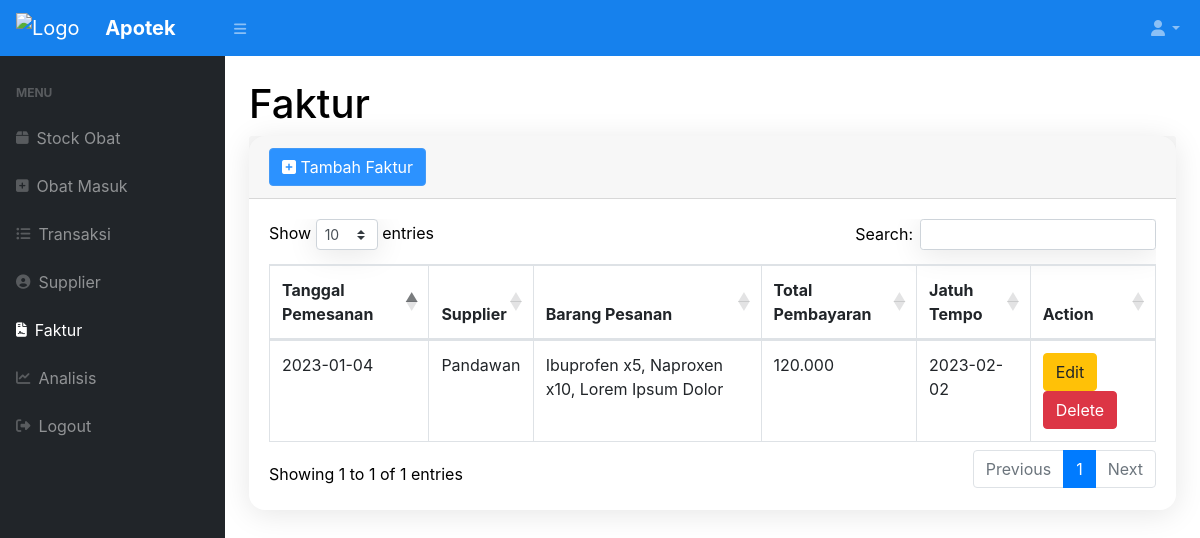
The page /faktur.php (signed in) on the database its author committed.
### tables this page shows
CREATE TABLE `faktur` (
  `id_faktur` int NOT NULL,
  `tanggal` date NOT NULL,
  `idsup` int NOT NULL,
  `pesanan` text NOT NULL,
  `total_pembayaran` int NOT NULL,
  `jatuh_tempo` date NOT NULL
);

CREATE TABLE `supplier` (
  `idsup` int NOT NULL,
  `nama_supplier` varchar(100)  NOT NULL,
  `alamat` varchar(100)  DEFAULT NULL,
  `no_telp` varchar(20) DEFAULT NULL
);

### faktur.php (the view, shortened to what this page needs)
<?php
require 'function.php';
include 'head.php';
?>
<body class="sb-nav-fixed">
  <?php include 'nav.php' ?>
  <div id="layoutSidenav_content">
    <main>
      <div class="container-fluid">
        <h1 class="mt-4">Faktur</h1>
        <div class="card mb-4">
          <div class="card-header">
            <button type="button" class="btn btn-primary" data-toggle="modal" data-target="#myModal">
              <i class="fa fa-plus-square"></i> Tambah Faktur
            </button>
          </div>
          <div class="card-body">
            <div class="table-responsive">
              <table class="table table-bordered" id="dataTable" width="100%" cellspacing="0">
                <thead>
                  <tr>
                    <th>Tanggal Pemesanan</th>
                    <th>Supplier</th>
                    <th>Barang Pesanan</th>
                    <th>Total Pembayaran</th>
                    <th>Jatuh Tempo</th>
                    <th>Action</th>
                  </tr>
                </thead>
                <tbody>
                  <?php
                  $ambilsemuadatastock = mysqli_query($conn, "SELECT * FROM faktur");
                  while ($data = mysqli_fetch_array($ambilsemuadatastock)) {
                    $id_faktur = $data['id_faktur'];
                    $tanggal_pemesanan = $data['tanggal'];
                    $barang_pesanan = $data['pesanan'];
                    $total_pembayaran = $data['total_pembayaran'];
                    $jatuh_tempo = $data['jatuh_tempo'];
                    $penjual_id = $data['idsup'];
                    $supplier = mysqli_fetch_array(mysqli_query($conn, "SELECT nama_supplier FROM supplier WHERE idsup = '$penjual_id';"));
                    $penjual = $supplier['nama_supplier'];
                    ?>
                    <tr>
                      <td><?= $tanggal_pemesanan ?></td>
                      <td>
                        <?= $penjual ?>
                      </td>
                      <td><?= $barang_pesanan ?></td>
                      <td>
                        <?= number_format($total_pembayaran, 0, ",", ".") ?>
                      </td>
                      <td><?= $jatuh_tempo ?></td>
                      <td><button type="button" class="btn btn-warning" data-toggle="modal"
                          data-target="#edit<?= $id_faktur; ?>">Edit</button>
                        <button type="button" class="btn btn-danger" data-toggle="modal"
                          data-target="#delete<?= $id_faktur; ?>">Delete</button>
                      </td>
                    </tr>
                    <?php
                  }
                  ?>
                </tbody>
              </table>
            </div>
          </div>
        </div>
      </div>
    </main>
  </div>
  </div>
</body>
</html>
</body>

### rows shown on the page
faktur: tanggal "2023-01-04", idsup.nama_supplier "Pandawan", pesanan "Ibuprofen x5, Naproxen x10, Lorem Ipsum Dolor", total_pembayaran "120.000", jatuh_tempo "2023-02-02"
